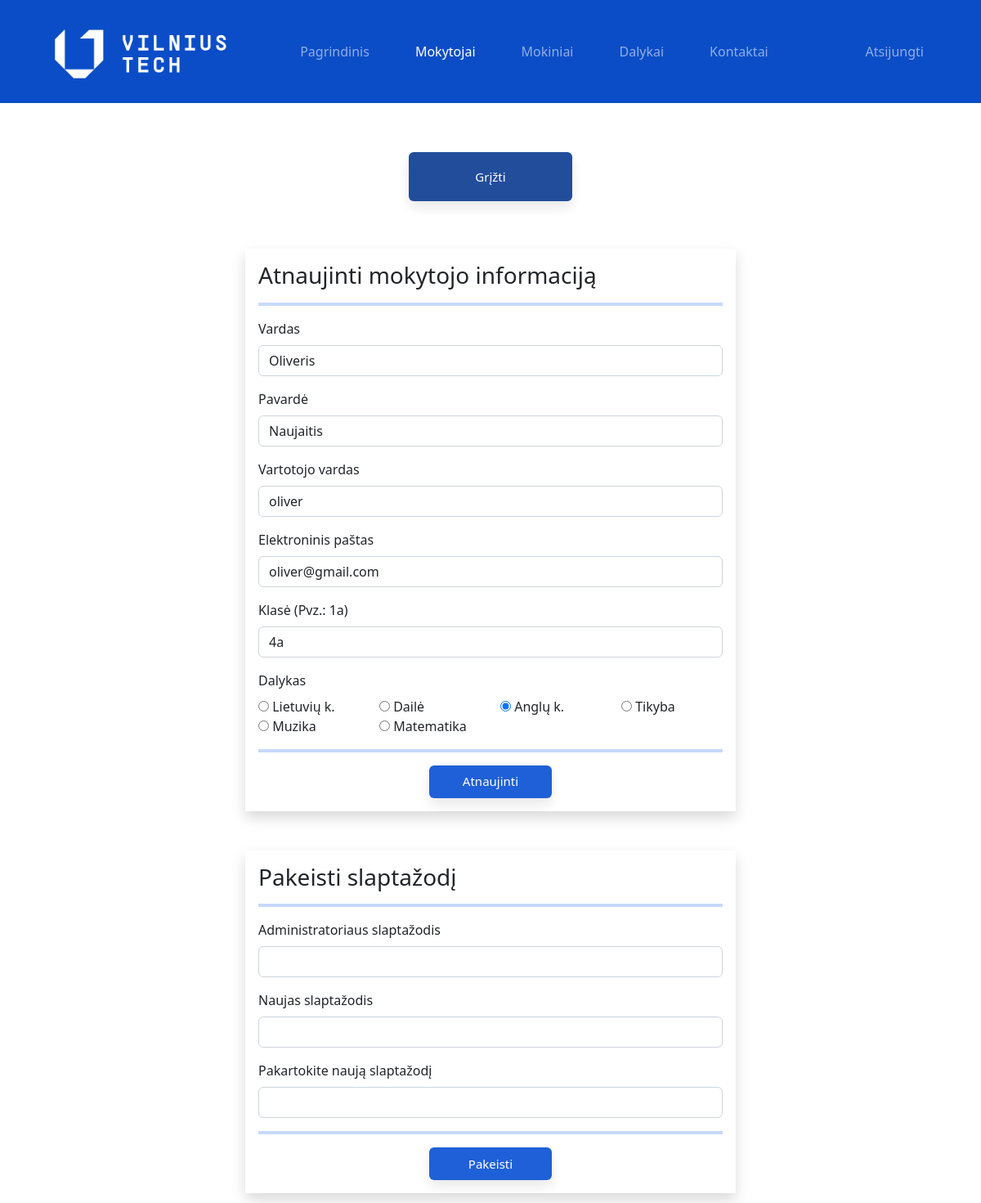
Screenshot of /dienynas/admin/teacher-edit.php?teacher_id=1 (signed in) with the database file from the repository.
### tables this page shows
CREATE TABLE `teachers` (
  `teacher_id` int(11) NOT NULL,
  `username` varchar(127) NOT NULL,
  `password` varchar(255) NOT NULL,
  `fname` varchar(127) NOT NULL,
  `lname` varchar(127) NOT NULL,
  `t_mail` varchar(250) NOT NULL,
  `subjects` int(11) NOT NULL,
  `grade` varchar(3) DEFAULT NULL
);

CREATE TABLE `subjects` (
  `subject_id` int(11) NOT NULL,
  `subject` varchar(31) NOT NULL
);

### dienynas/DB_connection.php (called while the page is built, shortened)
<?php
function getTeacherById($teacher_id, $conn){
	$sql = "SELECT * FROM teachers WHERE teacher_id=?";
	$stmt = $conn->prepare($sql);
	$stmt->execute([$teacher_id]);
	if ($stmt->rowCount() == 1) {
	  $teacher = $stmt->fetch();
	  return $teacher;
	}else {
	 return 0;
	}
 }
function getAllSubjects($conn){
	$sql = "SELECT * FROM subjects";
	$stmt = $conn->prepare($sql);
	$stmt->execute();
	if ($stmt->rowCount() >= 1) {
	  $subjects = $stmt->fetchAll();
	  return $subjects;
	}else {
		return 0;
	}
 }

### dienynas/admin/teacher-edit.php (the view, shortened to what this page needs)
<?php
if (isset($_SESSION['admin_id']) && isset($_SESSION['role']) && isset($_GET['teacher_id'])) {
  if ($_SESSION['role'] == 'Admin') {
       include "../DB_connection.php";
       $subjects = getAllSubjects($conn);
       $teacher_id = $_GET['teacher_id'];
       $teacher = getTeacherById($teacher_id, $conn);
?>
<!DOCTYPE html>
<html lang="lt">
<head>
	<link rel="stylesheet" href="https://cdn.jsdelivr.net/npm/bootstrap@5.2.0/dist/css/bootstrap.min.css">
	<link rel="stylesheet" href="../css/style.css">
</head>
<body>
<?php include "nav/navbar.php"; ?>
     <div class="container1">
     <a href="teacher.php"><button class="grizti add"> Grįžti </button></a>
     <form method="post" class="shadow p-3 mt-5 form-w" action="req/teacher-edit.php">
          <h3>Atnaujinti mokytojo informaciją</h3><hr>
        <div class="mb-3">
          <label class="form-label">Vardas</label>
          <input type="text" class="form-control" value="<?=$teacher['fname']?>" name="fname">
        </div>
        <div class="mb-3">
          <label class="form-label">Pavardė</label>
          <input type="text" class="form-control" value="<?=$teacher['lname']?>" name="lname">
        </div>
        <div class="mb-3">
          <label class="form-label">Vartotojo vardas</label>
          <input type="text" class="form-control" value="<?=$teacher['username']?>" name="username">
        </div>
        <div class="mb-3">
          <label class="form-label">Elektroninis paštas</label>
          <input type="text" class="form-control" value="<?=$teacher['t_mail']?>" name="t_mail">
        </div>
        <div class="mb-3">
          <label class="form-label">Klasė (Pvz.: 1a)</label>
          <input type="text" class="form-control" value="<?=$teacher['grade']?>" name="grade">
        </div>
        <div class="mb-3">
          <label class="form-label">Dalykas</label>
          <div class="row row-cols-4"><?php
            $subject_ids = str_split(trim($teacher['subjects']));
            foreach ($subjects as $subject){
              $checked = 0;
              foreach ($subject_ids as $subject_id){
                if ($subject_id == $subject['subject_id']){
                   $checked = 1;
                }
              }
            ?>
            <div class="col">
              <input type="radio" name="subjects[]" <?php if($checked == 1) echo "checked"; ?> value = "<?=$subject['subject_id']?>" <?=$subject['subject']?>>
              <?=$subject['subject']?>
            </div>
          <?php } ?></div>
        </div><hr>
        <div class = "mygt"><button type="submit" class="myg1">Atnaujinti</button></div>
     </form>
     <form method="post" class="shadow p-3 my-5 form-w" action="req/teacher-change.php" id="change_password">
        <h3>Pakeisti slaptažodį</h3><hr>
       <div class="mb-3">
            <div class="mb-3">
            <label class="form-label">Administratoriaus slaptažodis</label>
              <input type="password" class="form-control" name="admin_pass">
          </div>
            <label class="form-label">Naujas slaptažodis</label>
            <div class="input-group mb-3">
                <input type="text" class="form-control" name="new_pass" id="passInput">
            </div>
          </div>
          <div class="mb-3">
            <label class="form-label">Pakartokite naują slaptažodį </label>
                <input type="text" class="form-control" name="c_new_pass" id="passInput2">
          </div><hr>
          <div class = "mygt"><button type="submit" class="myg1">Pakeisti</button></div>
        </form>
     </div>
</body>
</html>
<?php
  } else {
    header("Location: teacher.php");
    exit;
  }
} else {
	header("Location: teacher.php");
	exit;
}
?>

### dienynas/css/style.css (style rules this page uses)
.container1 { display: flex; flex-direction: column; align-items: center; margin-top: 5%; }
hr { border: 2px solid #2768FF; }
.mygt { display: flex; flex-direction: row; justify-content: center; align-items: center; }
.myg, .myg1, .grizti { opacity: 0.9; border: none; border-radius: 6px; color: white; font-size: 15px; height: 40px; width: 150px; margin: 0px 5px; cursor: pointer; box-shadow: 0px 8px 15px rgba(0, 0, 0, 0.1); transition: all 0.3s; }
.myg, .myg1 { background-color:#074fd4; }
.grizti { background-color:#0b3a91; }
.myg1 { margin-top: none; }
.add { width: 200px; height: 60px; margin-bottom: 10px; }
.form-w { max-width: 600px; width: 100%; }

### rows the page displays
teachers: fname "Oliveris", lname "Naujaitis", username "oliver", t_mail "oliver@gmail.com", grade "4a", subjects "☑"
subjects: subject "Lietuvių k."
subjects: subject "Dailė"
subjects: subject "Anglų k."
subjects: subject "Tikyba"
subjects: subject "Muzika"
subjects: subject "Matematika"
